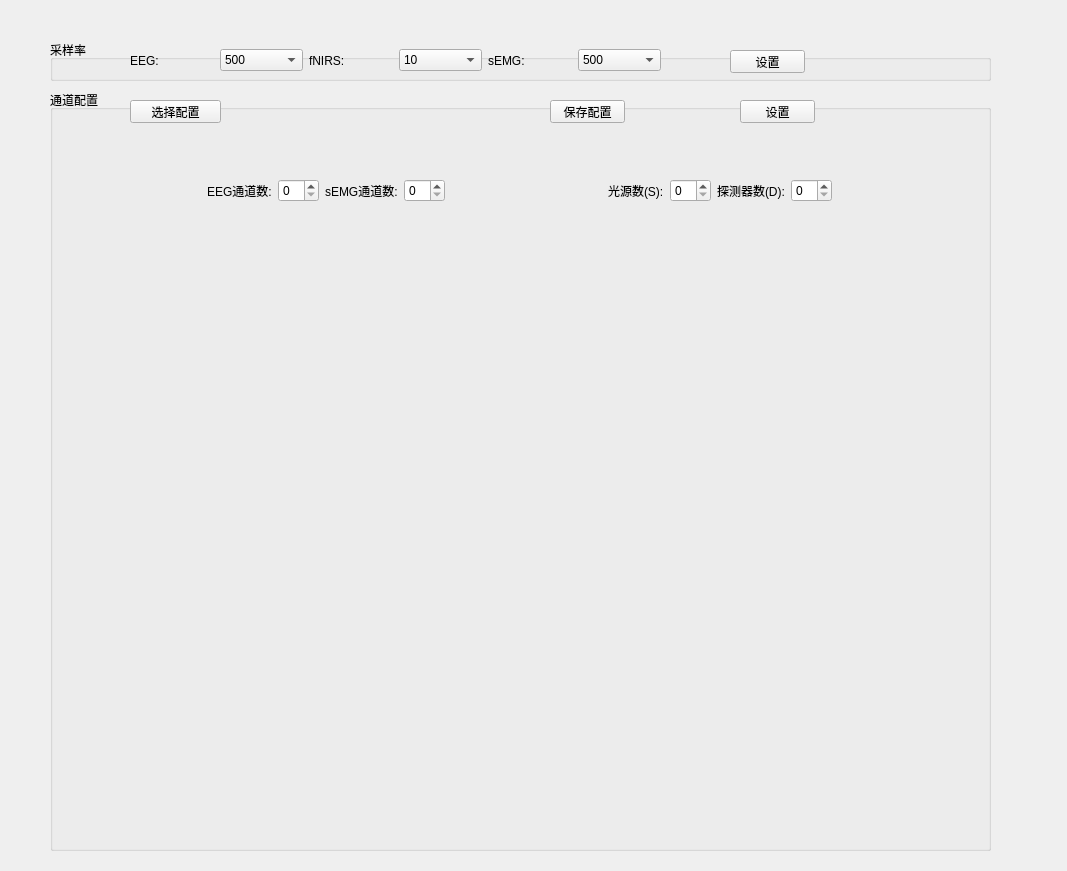
<?xml version="1.0" encoding="UTF-8"?>
<ui version="4.0">
 <class>Form</class>
 <widget class="QWidget" name="Form">
  <property name="geometry">
   <rect>
    <x>0</x>
    <y>0</y>
    <width>1067</width>
    <height>871</height>
   </rect>
  </property>
  <property name="windowTitle">
   <string>Form</string>
  </property>
  <widget class="QGroupBox" name="groupBox">
   <property name="geometry">
    <rect>
     <x>50</x>
     <y>40</y>
     <width>941</width>
     <height>41</height>
    </rect>
   </property>
   <property name="title">
    <string>采样率</string>
   </property>
   <widget class="QPushButton" name="pushButton">
    <property name="geometry">
     <rect>
      <x>680</x>
      <y>10</y>
      <width>75</width>
      <height>23</height>
     </rect>
    </property>
    <property name="text">
     <string>设置</string>
    </property>
   </widget>
   <widget class="QWidget" name="horizontalLayoutWidget_4">
    <property name="geometry">
     <rect>
      <x>80</x>
      <y>0</y>
      <width>531</width>
      <height>41</height>
     </rect>
    </property>
    <layout class="QHBoxLayout" name="horizontalLayout_4">
     <item>
      <layout class="QHBoxLayout" name="horizontalLayout_2">
       <item>
        <widget class="QLabel" name="label_2">
         <property name="enabled">
          <bool>true</bool>
         </property>
         <property name="text">
          <string>EEG:</string>
         </property>
        </widget>
       </item>
       <item>
        <widget class="QComboBox" name="comboBox_2">
         <property name="enabled">
          <bool>true</bool>
         </property>
         <item>
          <property name="text">
           <string>500</string>
          </property>
         </item>
         <item>
          <property name="text">
           <string>1000</string>
          </property>
         </item>
         <item>
          <property name="text">
           <string>2000</string>
          </property>
         </item>
        </widget>
       </item>
      </layout>
     </item>
     <item>
      <layout class="QHBoxLayout" name="horizontalLayout">
       <item>
        <widget class="QLabel" name="label">
         <property name="enabled">
          <bool>true</bool>
         </property>
         <property name="text">
          <string>fNIRS:</string>
         </property>
        </widget>
       </item>
       <item>
        <widget class="QComboBox" name="comboBox">
         <property name="enabled">
          <bool>true</bool>
         </property>
         <item>
          <property name="text">
           <string>10</string>
          </property>
         </item>
         <item>
          <property name="text">
           <string>20</string>
          </property>
         </item>
        </widget>
       </item>
      </layout>
     </item>
     <item>
      <layout class="QHBoxLayout" name="horizontalLayout_3">
       <item>
        <widget class="QLabel" name="label_3">
         <property name="text">
          <string>sEMG:</string>
         </property>
        </widget>
       </item>
       <item>
        <widget class="QComboBox" name="comboBox_3">
         <item>
          <property name="text">
           <string>500</string>
          </property>
         </item>
         <item>
          <property name="text">
           <string>1000</string>
          </property>
         </item>
         <item>
          <property name="text">
           <string>2000</string>
          </property>
         </item>
        </widget>
       </item>
      </layout>
     </item>
    </layout>
   </widget>
  </widget>
  <widget class="QGroupBox" name="groupBox_3">
   <property name="geometry">
    <rect>
     <x>50</x>
     <y>90</y>
     <width>941</width>
     <height>761</height>
    </rect>
   </property>
   <property name="title">
    <string>通道配置</string>
   </property>
   <widget class="QWidget" name="horizontalLayoutWidget_11">
    <property name="geometry">
     <rect>
      <x>0</x>
      <y>40</y>
      <width>941</width>
      <height>121</height>
     </rect>
    </property>
    <layout class="QHBoxLayout" name="horizontalLayout_11">
     <item>
      <layout class="QHBoxLayout" name="horizontalLayout_5">
       <item>
        <layout class="QVBoxLayout" name="verticalLayout_3">
         <item>
          <layout class="QHBoxLayout" name="horizontalLayout_9">
           <item>
            <widget class="QLabel" name="label_7">
             <property name="text">
              <string>EEG通道数:</string>
             </property>
            </widget>
           </item>
           <item>
            <widget class="QSpinBox" name="spinBox_3"/>
           </item>
          </layout>
         </item>
         <item>
          <layout class="QGridLayout" name="gridLayout"/>
         </item>
        </layout>
       </item>
       <item>
        <layout class="QVBoxLayout" name="verticalLayout_4">
         <item>
          <layout class="QHBoxLayout" name="horizontalLayout_10">
           <item>
            <widget class="QLabel" name="label_8">
             <property name="text">
              <string>sEMG通道数:</string>
             </property>
            </widget>
           </item>
           <item>
            <widget class="QSpinBox" name="spinBox_4"/>
           </item>
          </layout>
         </item>
         <item>
          <layout class="QGridLayout" name="gridLayout_2"/>
         </item>
        </layout>
       </item>
      </layout>
     </item>
     <item>
      <layout class="QVBoxLayout" name="verticalLayout_2">
       <item>
        <layout class="QHBoxLayout" name="horizontalLayout_18">
         <item>
          <layout class="QHBoxLayout" name="horizontalLayout_7">
           <item>
            <widget class="QLabel" name="label_5">
             <property name="text">
              <string>光源数(S):</string>
             </property>
            </widget>
           </item>
           <item>
            <widget class="QSpinBox" name="spinBox"/>
           </item>
          </layout>
         </item>
         <item>
          <layout class="QHBoxLayout" name="horizontalLayout_8">
           <item>
            <widget class="QLabel" name="label_6">
             <property name="text">
              <string>探测器数(D):</string>
             </property>
            </widget>
           </item>
           <item>
            <widget class="QSpinBox" name="spinBox_2"/>
           </item>
          </layout>
         </item>
        </layout>
       </item>
       <item>
        <layout class="QGridLayout" name="gridLayout_3"/>
       </item>
      </layout>
     </item>
    </layout>
   </widget>
   <widget class="QPushButton" name="pushButton_2">
    <property name="geometry">
     <rect>
      <x>80</x>
      <y>10</y>
      <width>91</width>
      <height>23</height>
     </rect>
    </property>
    <property name="text">
     <string>选择配置</string>
    </property>
   </widget>
   <widget class="QPushButton" name="pushButton_3">
    <property name="geometry">
     <rect>
      <x>500</x>
      <y>10</y>
      <width>75</width>
      <height>23</height>
     </rect>
    </property>
    <property name="text">
     <string>保存配置</string>
    </property>
   </widget>
   <widget class="QPushButton" name="pushButton_4">
    <property name="geometry">
     <rect>
      <x>690</x>
      <y>10</y>
      <width>75</width>
      <height>23</height>
     </rect>
    </property>
    <property name="text">
     <string>设置</string>
    </property>
   </widget>
  </widget>
 </widget>
 <resources>
  <include location="pic_resource/Brain_locate.qrc"/>
 </resources>
 <connections/>
</ui>
